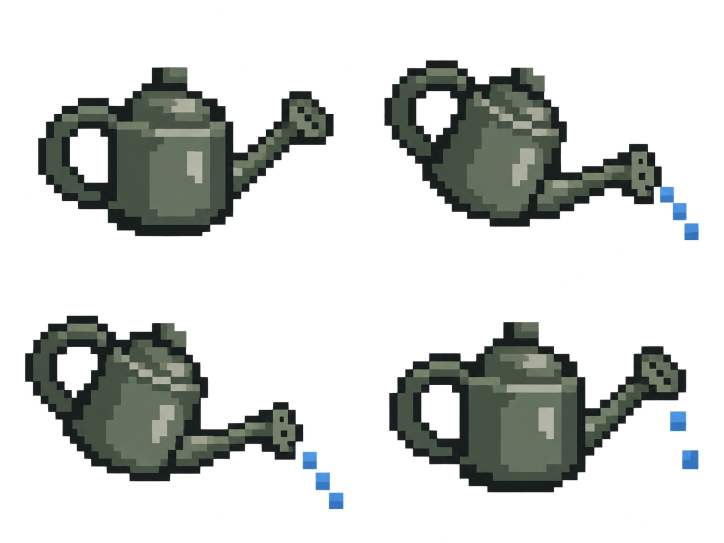
#> input picture docs/design/npc-life-expansion-20261027/reference/watering-can-generated.png, 1448 x 1086 px (shown at 1/2 size)
$ python build-tool.py
#> lines starting #> are read from the running program, lines starting #| are printed output that depends on the picture
from pathlib import Path
from PIL import Image
import json,hashlib
R=Path(__file__).parent
im=Image.open(R/'reference'/'watering-can-generated.png').convert('RGBA')
#> im is the input picture: PIL image 1448x1086 RGBA; mean R, G, B, A 18.6, 21.5, 19.2, 67.1
im.putalpha(im.getchannel('A').point(lambda v:255 if v>=160 else 0))
pieces=[];rects=[]
for r in range(2):
 for c in range(2):
  x0=round(c*im.width/2);y0=round(r*im.height/2);x1=round((c+1)*im.width/2);y1=round((r+1)*im.height/2)
  cell=im.crop((x0,y0,x1,y1));b=cell.getbbox();pieces.append(cell.crop(b));rects.append([x0+b[0],y0+b[1],x0+b[2],y0+b[3]])
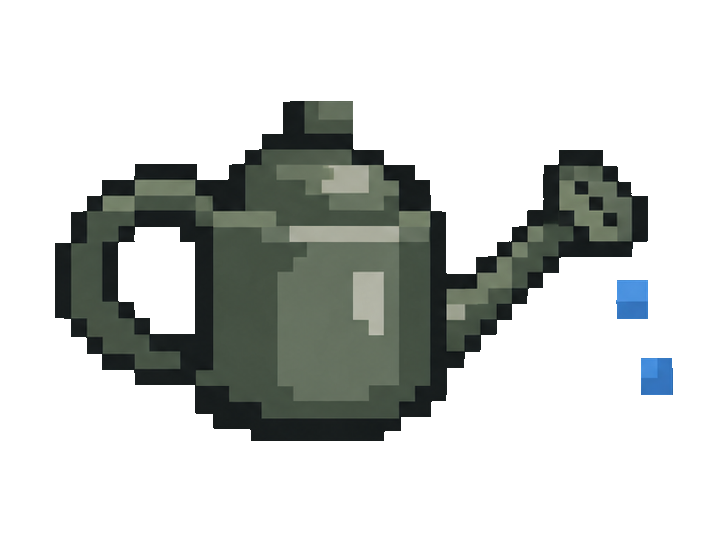
#> cell: PIL image 724x543 RGBA; mean R, G, B, A 19.4, 22.5, 20.2, 70.9; transparent parts drawn white
#> after the loop, pieces = 4 items; rects = [[77, 135, 667, 472], [769, 121, 1397, 480], [50, 632, 687, 1018], [779, 644, 1397, 984]]
factor=8/pieces[0].width
#> factor = 0.0136
sheet=Image.new('RGBA',(128,32))
#> sheet: PIL image 128x32 RGBA; every value is 0
for c,p in enumerate(pieces):
 w=round(p.width*factor);h=round(p.height*factor)
 sheet.alpha_composite(p.resize((w,h),Image.Resampling.NEAREST),(c*32+18,17))
#> this loop made 4 passes
#> w on passes 1 to 4: 8, 9, 9, 8
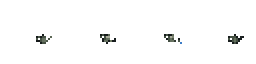
#> sheet: PIL image 128x32 RGBA (shown 2 times larger); mean R, G, B, A 1.3, 1.5, 1.3, 5.4; transparent parts drawn white
out=R/'assets'/'shared-water-fx.png';sheet.save(out)
#> (the run stopped early here; a loop or call above may not have finished)
